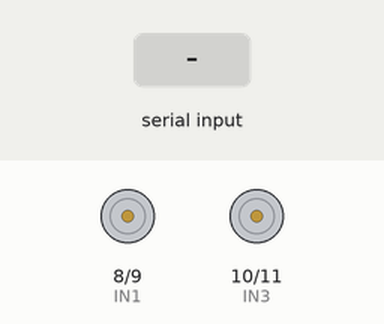
This sketch was run on a simulated Arduino Uno, built with avr-gcc and run on an emulated ATmega328P. Shown: motor-driver pin pairs drawn as motors (green arrow = first pin HIGH = forward, orange = second pin HIGH = backward, longer = more drive). Inputs (shaded band) come from the test bench.

Above: at 1.2 s.
1.3 s: "doubleleft" received over the second serial link
At 2.2 s:
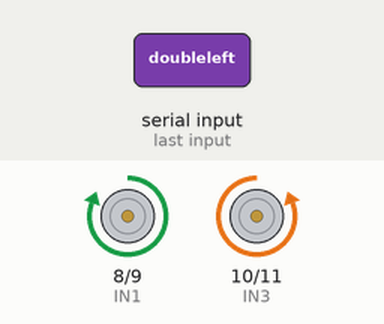
4.0 s: "doubleright" received over the second serial link
At 4.3 s:
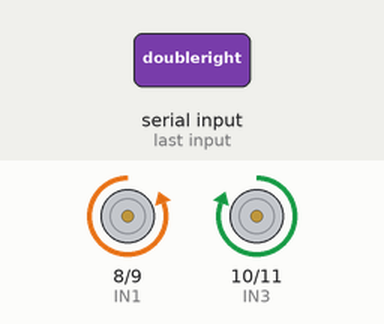
7.0 s: "forward" received over the second serial link
At 7.4 s:
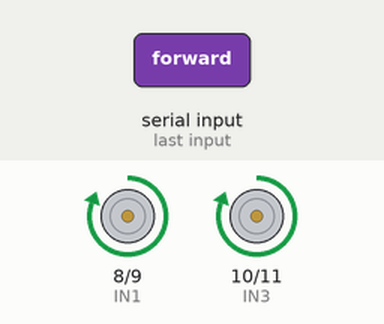
9.5 s: "back" received over the second serial link
At 10.3 s:
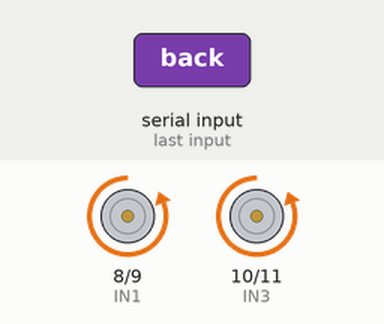
Timing chart, 0 to 12.5 s (numbered marks = the images above; inputs shaded):
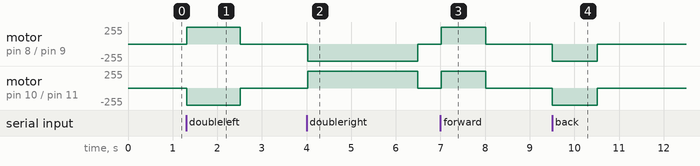

The sketch:

codeforvoicepartoftherobot.ino
```cpp
// this is for the chasis where the car is, the code is functional it worked with the phones acclerometer and gyrometer, and the glove, dont forget to set the values of the phones accelrometer to f b l r respectively.
#include <SoftwareSerial.h>
SoftwareSerial bt(2, 3); // rx and tx

// Motor pins
#define IN1 8
#define IN2 9
#define IN3 10
#define IN4 11

String cmd = "";

// filtering gesture variables
char lastGesture = 'S';
unsigned long lastGestureTime = 0;
const unsigned long gestureDelay = 300;

// this is orientation direction varaibles ig
enum Orientation { STRAIGHT, LEFT_TURNED, RIGHT_TURNED, DOUBLE_LEFT, DOUBLE_RIGHT };
Orientation currentDir = STRAIGHT;

void setup() {
  bt.begin(9600);

  pinMode(IN1, OUTPUT);
  pinMode(IN2, OUTPUT);
  pinMode(IN3, OUTPUT);
  pinMode(IN4, OUTPUT);

  stopMotors();
}

void loop() {

  while (bt.available()) {
    char c = bt.read();
    Serial.println(c);

    // ts for gesture part from phone and glove
    if (c == 'F' || c == 'B' || c == 'L' || c == 'R' || c == 'S') {

      if (c != lastGesture && millis() - lastGestureTime > gestureDelay) {
        lastGesture = c;
        lastGestureTime = millis();

        if (c == 'F') forward();
        else if (c == 'B') backward();
        else if (c == 'L') left();       // simple turn
        else if (c == 'R') right();      // simple turn
        else if (c == 'S') stopMotors();
      }
    }


    else {
      cmd += c;
    }

    delay(2);
  }

  cmd.toLowerCase();

  // some smart code but this 1st cuz its longer
  if (cmd.indexOf("doubleleft") >= 0) {
    doubleleft();
    currentDir = DOUBLE_LEFT;
  }
  else if (cmd.indexOf("doubleright") >= 0) {
    doubleright();
    currentDir = DOUBLE_RIGHT;
  }
  else if (cmd.indexOf("forward") >= 0) {
    forward();
  }
  else if (cmd.indexOf("back") >= 0) {
    backward();
  }
  else if (cmd.indexOf("left") >= 0) {
    handleLeft();
  }
  else if (cmd.indexOf("right") >= 0) {
    handleRight();
  }
  else if (cmd.indexOf("straight") >= 0) {
    straight();
  }
  else if (cmd.indexOf("stop") >= 0) {
    stopMotors();
  }
  else if (cmd.indexOf("360") >= 0) {
    s360();
  }

  cmd = "";
}

// some "smart code" again for straightening and stuff but the right and left logic dont quite work rn

void handleLeft() {
  if (currentDir == LEFT_TURNED) {
    doubleleftq();
  } else {
    left();
  }
  currentDir = LEFT_TURNED;
}

void handleRight() {
  if (currentDir == RIGHT_TURNED) {
    doublerightq();
  } else {
    right();
  }
  currentDir = RIGHT_TURNED;
}

void straight() {
  if (currentDir == LEFT_TURNED) {
    right();
  }
  else if (currentDir == RIGHT_TURNED) {
    left();
  }
  else if (currentDir == DOUBLE_RIGHT){
    doubleleftq();
  }
  else if (currentDir == DOUBLE_LEFT){
    doublerightq();
  }
  currentDir = STRAIGHT;
}

void doubleleft() {
  if (currentDir == DOUBLE_RIGHT){
    doubleleftq();
    doubleleftq();
  }
  else {
    doubleleftq();
  }
  currentDir = DOUBLE_LEFT;
}

void doubleright() {
  if (currentDir == DOUBLE_LEFT){
    doublerightq();
    doublerightq();
  }
  else {
    doublerightq();
  }
  currentDir = DOUBLE_RIGHT;
}
// what the commands actually redirect u to

void forward() {
  digitalWrite(IN1, HIGH);
  digitalWrite(IN2, LOW);
  digitalWrite(IN3, HIGH);
  digitalWrite(IN4, LOW);
  delay(1000);
  stopMotors();
}

void backward() {
  digitalWrite(IN1, LOW);
  digitalWrite(IN2, HIGH);
  digitalWrite(IN3, LOW);
  digitalWrite(IN4, HIGH);
  delay(1000);
  stopMotors();
}

void left() {
  digitalWrite(IN1, HIGH);
  digitalWrite(IN2, LOW);
  digitalWrite(IN3, LOW);
  digitalWrite(IN4, HIGH);
  delay(598);      // calibrated to 90° depends on ur motors
  stopMotors();
}

void right() {
  digitalWrite(IN1, LOW);
  digitalWrite(IN2, HIGH);
  digitalWrite(IN3, HIGH);
  digitalWrite(IN4, LOW);
  delay(618);      // calibrated to 90 deegrees
  stopMotors();
}

void doublerightq() {
  digitalWrite(IN1, LOW);
  digitalWrite(IN2, HIGH);
  digitalWrite(IN3, HIGH);
  digitalWrite(IN4, LOW);
  delay(1236);      // 180°
  stopMotors();
}

void doubleleftq() {
  digitalWrite(IN1, HIGH);
  digitalWrite(IN2, LOW);
  digitalWrite(IN3, LOW);
  digitalWrite(IN4, HIGH);
  delay(1192);      // 180°
  stopMotors();
}

void stopMotors() {
  digitalWrite(IN1, LOW);
  digitalWrite(IN2, LOW);
  digitalWrite(IN3, LOW);
  digitalWrite(IN4, LOW);
}
void s360() {
  digitalWrite(IN1, HIGH);
  digitalWrite(IN2, LOW);
  digitalWrite(IN3, LOW);
  digitalWrite(IN4, HIGH);
  delay(1500);
  stopMotors();

}
```

Measured:
- after the input at 1.3 s, motor on pin 8 (IN1) / pin 9 (IN2): stopped → forward 255/255 at once, → stopped 1.2 s later; motor on pin 10 (IN3) / pin 11 (IN4): stopped → backward 255/255 at once, → stopped 1.2 s later
- after the input at 4.0 s, motor on pin 8 (IN1) / pin 9 (IN2): stopped → backward 255/255 at once, → stopped 2.5 s later; motor on pin 10 (IN3) / pin 11 (IN4): stopped → forward 255/255 at once, → stopped 2.5 s later
- after the input at 7.0 s, motor on pin 8 (IN1) / pin 9 (IN2), motor on pin 10 (IN3) / pin 11 (IN4): stopped → forward 255/255 at once, → stopped 1.0 s later
- after the input at 9.5 s, motor on pin 8 (IN1) / pin 9 (IN2), motor on pin 10 (IN3) / pin 11 (IN4): stopped → backward 255/255 at once, → stopped 1.0 s later
